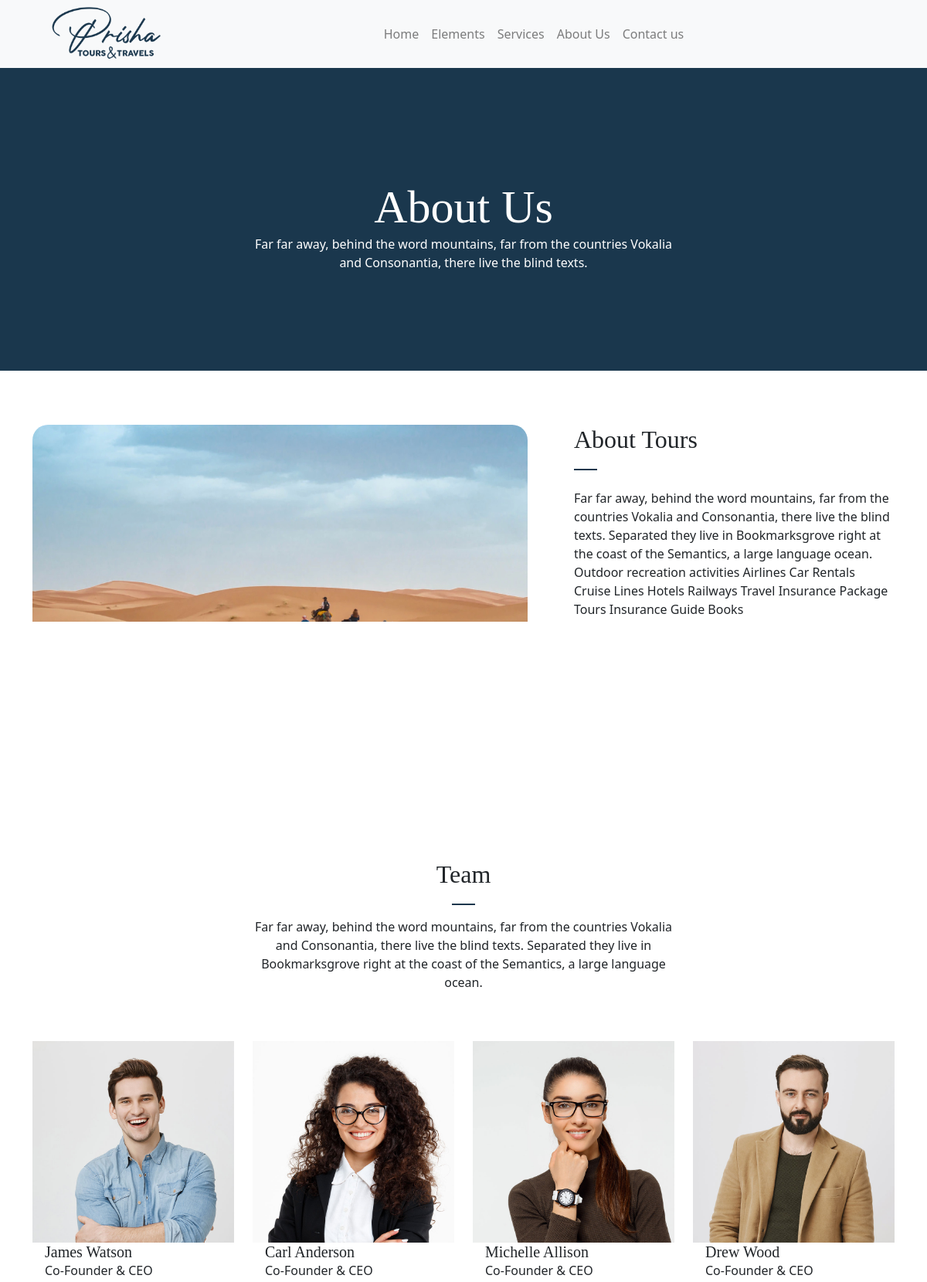
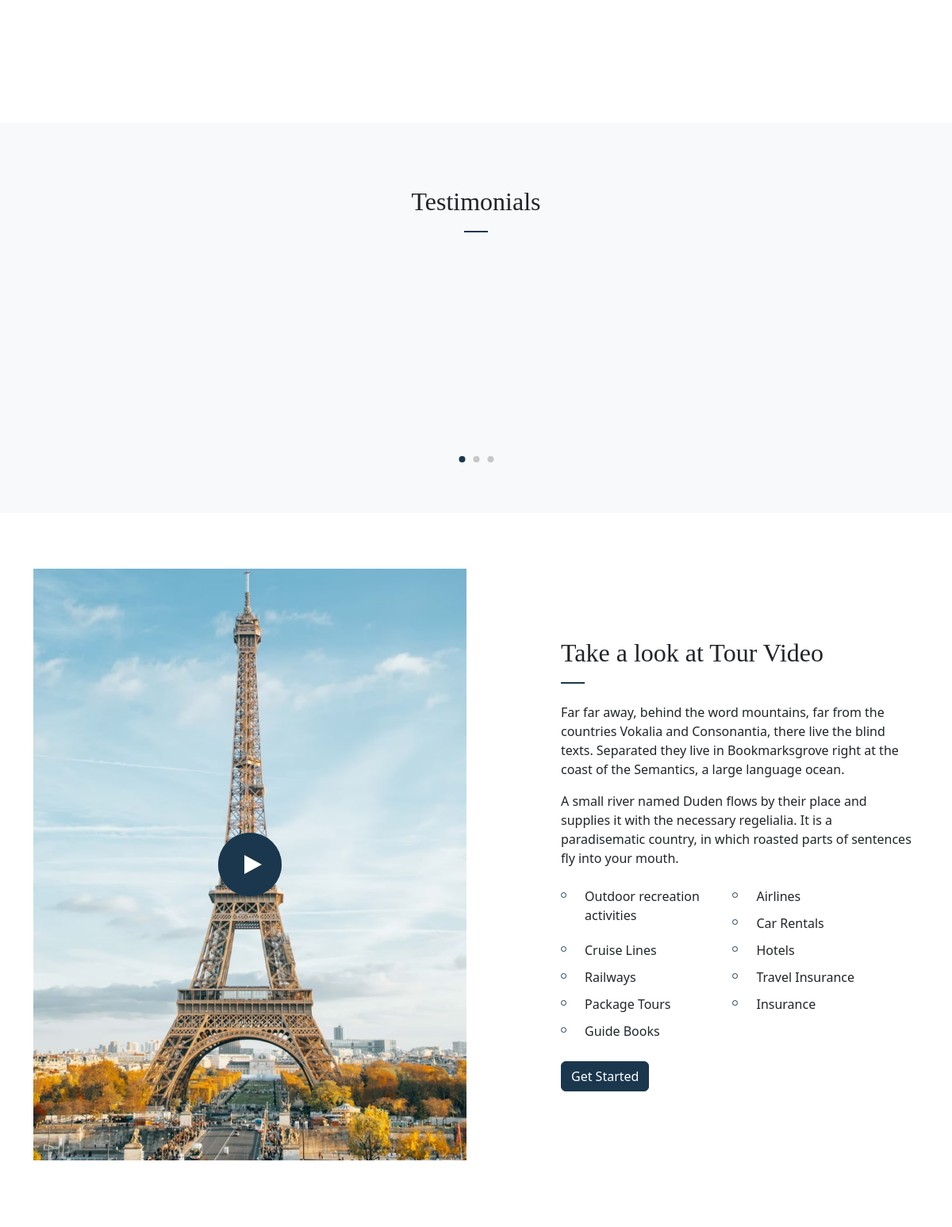
The page /about/ (upper part) on the database its author committed (2 pictures, top to bottom).
### tour/models.py (models this page shows, shortened)
class About(models.Model):
    description = models.TextField(max_length=7000, blank=False)
    img1 = models.ImageField(upload_to='aboutpage', default='about.jpg')
    img2 = models.ImageField(upload_to='aboutpage', default='about.jpg')
    img3 = models.ImageField(upload_to='aboutpage', default='about.jpg')
    img4 = models.ImageField(upload_to='aboutpage', default='about.jpg')
    img5 = models.ImageField(upload_to='aboutpage', default='about.jpg')

### tour/views.py (the view)
def about(request):
    about = About.objects.all()
    return render(request, 'about.html', {"about": about})

### tour/templates/about.html (shortened to what this page needs)
{% extends 'main.html' %}
{% load static %}
{% block body %}
  <div class="hero hero-inner">
    <div class="container">
      <div class="row align-items-center">
        <div class="col-lg-6 mx-auto text-center">
          <div class="intro-wrap">
            <h1 class="mb-0">About Us</h1>
            <p class="text-white">Far far away, behind the word mountains, far from the countries Vokalia and Consonantia, there live the blind texts. </p>
          </div>
        </div>
      </div>
    </div>
  </div>
  <div class="untree_co-section">
    <div class="container">
      <div class="row">
 {% for about in about %}
        <div class="col-lg-7">
          <div class="owl-single dots-absolute owl-carousel">
            <img src="/media/{{ about.img1 }}" alt="" class="img-fluid rounded-20">
          </div>
        </div>
        <div class="col-lg-5 pl-lg-5 ml-auto">
          <h2 class="section-title mb-4">About Tours</h2>
          <p>{{ about.description }}</p>
        </div>
   {% endfor %}
      </div>
    </div>
  </div>
  <div class="untree_co-section">
    <div class="container">
      <div class="row justify-content-center mb-5">
        <div class="col-md-6 text-center">
          <h2 class="section-title mb-3 text-center">Team</h2>
          <p>Far far away, behind the word mountains, far from the countries Vokalia and Consonantia, there live the blind texts. Separated they live in Bookmarksgrove right at the coast of the Semantics, a large language ocean.</p>
        </div>
      </div>
      <div class="row">
        <div class="col-lg-3 mb-4">
          <div class="team">
             <img src="{% static 'images/person_1.jpg' %}" alt="Image" class="img-fluid">
            <div class="px-3">
              <h3 class="mb-0">James Watson</h3>
              <p>Co-Founder &amp; CEO</p>
            </div>
          </div>
        </div>
        <div class="col-lg-3 mb-4">
          <div class="team">
             <img src="{% static 'images/person_2.jpg' %}" alt="Image" class="img-fluid">
            <div class="px-3">
              <h3 class="mb-0">Carl Anderson</h3>
              <p>Co-Founder &amp; CEO</p>
            </div>
          </div>
        </div>
        <div class="col-lg-3 mb-4">
          <div class="team">
             <img src="{% static 'images/person_4.jpg' %}" alt="Image" class="img-fluid">
            <div class="px-3">
              <h3 class="mb-0">Michelle Allison</h3>
              <p>Co-Founder &amp; CEO</p>
            </div>
          </div>
        </div>
        <div class="col-lg-3 mb-4">
          <div class="team">
            <img src="{% static 'images/person_3.jpg' %}" alt="Image" class="img-fluid">
            <div class="px-3">
              <h3 class="mb-0">Drew Wood</h3>
              <p>Co-Founder &amp; CEO</p>
            </div>
          </div>
        </div>
      </div>
    </div>
  </div>
	<div class="untree_co-section testimonial-section mt-5">
		<div class="container">
			<div class="row justify-content-center">
				<div class="col-lg-7 text-center">
					<h2 class="section-title text-center mb-5">Testimonials</h2>
					<div class="owl-single owl-carousel no-nav">
						<div class="testimonial mx-auto">
							<figure class="img-wrap">
                                <img src="{% static 'images/person_1.jpg' %}" alt="Image" class="img-fluid">
							</figure>
							<h3 class="name">Adam Aderson</h3>
							<blockquote>
								<p>&ldquo;There live the blind texts. Separated they live in Bookmarksgrove right at the coast of the Semantics, a large language ocean.&rdquo;</p>
							</blockquote>
						</div>
					</div>
				</div>
			</div>
		</div>
	</div>
  <div class="untree_co-section">
    <div class="container">
      <div class="row justify-content-between align-items-center">
        <div class="col-lg-6">
          <figure class="img-play-video">
            <a id="play-video" class="video-play-button" href="https://www.youtube.com/watch?v=mwtbEGNABWU" data-fancybox>
              <span></span>
            </a>
              <img src="{% static 'images/hero-slider-2.jpg' %}" alt="Image" class="img-fluid">
          </figure>
        </div>
        <div class="col-lg-5">
          <h2 class="section-title text-left mb-4">Take a look at Tour Video</h2>
          <p>Far far away, behind the word mountains, far from the countries Vokalia and Consonantia, there live the blind texts. Separated they live in Bookmarksgrove right at the coast of the Semantics, a large language ocean.</p>
          <p class="mb-4">A small river named Duden flows by their place and supplies it with the necessary regelialia. It is a paradisematic country, in which roasted parts of sentences fly into your mouth.</p>
          <ul class="list-unstyled two-col clearfix">
            <li>Outdoor recreation activities</li>
            <li>Airlines</li>
            <li>Car Rentals</li>
            <li>Cruise Lines</li>
            <li>Hotels</li>
            <li>Railways</li>
            <li>Travel Insurance</li>
            <li>Package Tours</li>
            <li>Insurance</li>
            <li>Guide Books</li>
          </ul>
          <p><a href="#" class="btn btn-primary">Get Started</a></p>
        </div>
      </div>
    </div>
  </div>
  {% endblock %}

### tour/templates/main.html (shortened to what this page needs)
{% load static %}
<!doctype html>
<html lang="en">
<head>
  <link rel="stylesheet" href="{% static 'css/bootstrap.min.css' %}">
  <link rel="stylesheet" href="{% static 'css/owl.carousel.min.css' %}">
  <link rel="stylesheet" href="{% static 'css/owl.theme.default.min.css' %}">
  <link rel="stylesheet" href="{% static 'css/jquery.fancybox.min.css' %}">
  <link rel="stylesheet" href="{% static 'css/daterangepicker.css' %}">
  <link rel="stylesheet" href="{% static 'css/aos.css' %}">
  <link rel="stylesheet" href="{% static 'css/style.css' %}">
  <link href="https://cdn.jsdelivr.net/npm/bootstrap@5.3.2/dist/css/bootstrap.min.css" rel="stylesheet">
  <link rel="stylesheet" href="https://cdnjs.cloudflare.com/ajax/libs/font-awesome/6.5.1/css/all.min.css">
</head>
<body>
 <div class="container-fluid p-0">
        <nav class="navbar navbar-expand-lg bg-light navbar-light py-3 py-lg-0 px-lg-5">
            <a href="" class="navbar-brand ml-lg-3">
                <img src="{% static 'images/logo.png' %}" alt="" width="150">
            </a>
            <div class="collapse navbar-collapse justify-content-between px-lg-3" id="navbarCollapse">
                <div class="navbar-nav m-auto py-0">
                    <a href="{% url 'tour:index' %}"  class="nav-item nav-link">Home</a>
                    <a href="{% url 'tour:elements' %}"  class="nav-item nav-link">Elements</a>
                    <a href="{% url 'tour:services' %}"  class="nav-item nav-link">Services</a>
                    <a href="{% url 'tour:about' %}"  class="nav-item nav-link">About Us</a>
                    <a href="{% url 'tour:contact' %}"  class="nav-item nav-link">Contact us</a>
                </div>
               </div>
        </nav>
    </div>
{% block body %} {% endblock %}
    </body>
</html>

### tour/static/css/style.css (style rules this page uses)
body { font-family: "Inter", sans-serif; line-height: 1.5; background: #ffffff; overflow-x: hidden; font-size: 14px; }
body:before { content: ""; position: fixed; top: 0; left: 0; z-index: 99; right: 0; bottom: 0; background: rgba(0, 0, 0, 0.2); opacity: 0; visibility: hidden; -webkit-transition: .3s all ease; -o-transition: .3s all ease; transition: .3s all ease; }
a { color: #1A374D; -webkit-transition: .3s all ease; -o-transition: .3s all ease; transition: .3s all ease; }
h1, .h1, h2, .h2, h3, .h3, h4, .h4 { font-family: "Source Serif Pro", serif; }
.btn { padding-top: 12px; padding-bottom: 12px; padding-left: 30px; padding-right: 30px; border-radius: 30px; font-size: 14px; }
.btn.btn-primary { background: #1A374D; border-color: #1A374D; }
.hero { padding: 7rem 0 10rem 0; background: #6998AB; margin-bottom: 100px; }
.hero.hero-inner { padding: 9rem 0 7rem 0; margin-bottom: auto; background: #1A374D; }
.hero h1 { color: #ffffff; font-size: 60px; }
.hero .intro-wrap { position: relative; z-index: 1; }
.untree_co-section { padding: 70px 0; }
.section-title { position: relative; padding-bottom: 20px; display: inline-block; }
.section-title:before { content: ""; position: absolute; left: 0; bottom: 0; width: 30px; height: 2px; background: #1A374D; }
.section-title.text-center:before { left: 50%; -webkit-transform: translateX(-50%); -ms-transform: translateX(-50%); transform: translateX(-50%); }
.video-play-button { position: absolute; z-index: 10; top: 50%; left: 50%; -webkit-transform: translateX(-50%) translateY(-50%); -ms-transform: translateX(-50%) translateY(-50%); transform: translateX(-50%) translateY(-50%); -webkit-box-sizing: content-box; box-sizing: content-box; display: block; width: 32px; height: 44px; border-radius: 50%; padding: 18px 20px 18px 28px; }
.video-play-button:before { content: ""; position: absolute; z-index: 0; left: 50%; top: 50%; -webkit-transform: translateX(-50%) translateY(-50%); -ms-transform: translateX(-50%) translateY(-50%); transform: translateX(-50%) translateY(-50%); display: block; width: 80px; height: 80px; background: #204560; border-radius: 50%; -webkit-animation: pulse-border 1500ms ease-out infinite; animation: pulse-border 1500ms ease-out infinite; }
.video-play-button:after { content: ""; position: absolute; z-index: 1; left: 50%; top: 50%; -webkit-transform: translateX(-50%) translateY(-50%); -ms-transform: translateX(-50%) translateY(-50%); transform: translateX(-50%) translateY(-50%); display: block; width: 80px; height: 80px; background: #1A374D; border-radius: 50%; -webkit-transition: all 200ms; -o-transition: all 200ms; transition: all 200ms; }
.video-play-button span { display: block; position: relative; z-index: 3; width: 0; height: 0; top: 50%; left: 50%; -webkit-transform: translate(-50%, -50%); -ms-transform: translate(-50%, -50%); transform: translate(-50%, -50%); border-left: 22px solid #fff; border-top: 12px solid transparent; border-bottom: 12px solid transparent; }
.img-play-video { position: relative; }
.rounded-20 { border-radius: 20px; }
.testimonial-section { background: #f8f9fa; padding-top: 5rem !important; padding-bottom: 7rem !important; }
.two-col li { display: inline-block; width: 48%; position: relative; padding-left: 30px; margin-bottom: 10px; vertical-align: text-top; float: left; }
.two-col li:before { content: ""; position: absolute; width: 7px; height: 7px; border: 1px solid #1A374D; left: 0; top: 7px; border-radius: 50%; }
.testimonial { max-width: 500px; text-align: center; margin-bottom: 30px; }
.testimonial .name { font-size: 18px; color: #000000; }
.testimonial .img-wrap img { margin: 0 auto; width: 70px; border-radius: 50%; }
.team h3 { font-size: 20px; }

### rows shown on the page
About: img1 (picture), description "Far far away, behind the word mountains, far from the countries Vokalia and Consonantia, there live the blind texts. Separated they live in Bookmarksgrove right at the coast of the Semantics, a large language ocean. Outdoor recreation activities Airlines Car Rentals Cruise Lines Hotels Railways Travel Insurance Package Tours Insurance Guide Books"
